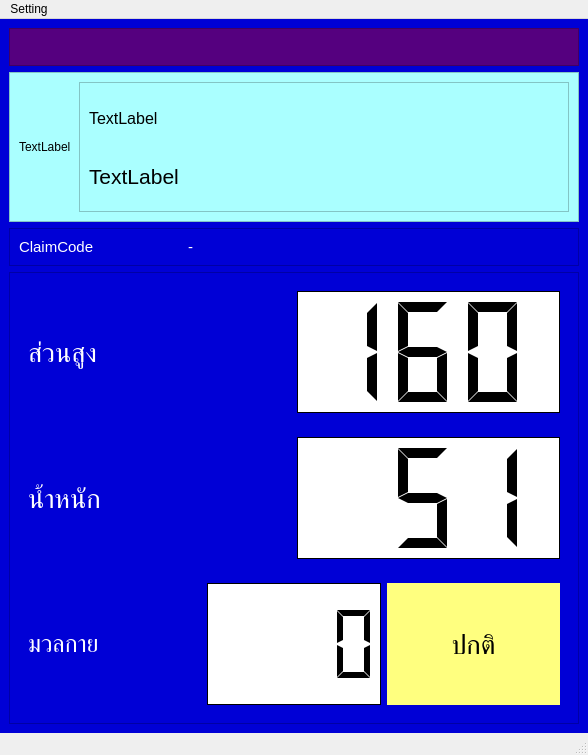
<?xml version="1.0" encoding="UTF-8"?>
<ui version="4.0">
 <class>MainWindow</class>
 <widget class="QMainWindow" name="MainWindow">
  <property name="geometry">
   <rect>
    <x>0</x>
    <y>0</y>
    <width>588</width>
    <height>755</height>
   </rect>
  </property>
  <property name="windowTitle">
   <string>NewBMI</string>
  </property>
  <widget class="QWidget" name="centralwidget">
   <property name="styleSheet">
    <string notr="true">background-color: rgb(0, 0, 214);</string>
   </property>
   <layout class="QVBoxLayout" name="verticalLayout" stretch="5,20,5,60">
    <item>
     <widget class="QFrame" name="frame_3">
      <property name="styleSheet">
       <string notr="true">background-color: rgb(85, 0, 127);</string>
      </property>
      <property name="frameShape">
       <enum>QFrame::StyledPanel</enum>
      </property>
      <property name="frameShadow">
       <enum>QFrame::Raised</enum>
      </property>
      <layout class="QHBoxLayout" name="horizontalLayout_6">
       <item>
        <widget class="QLineEdit" name="lineEdit">
         <property name="styleSheet">
          <string notr="true">border-color: rgb(85, 0, 255);</string>
         </property>
         <property name="frame">
          <bool>false</bool>
         </property>
         <property name="echoMode">
          <enum>QLineEdit::Normal</enum>
         </property>
         <property name="cursorMoveStyle">
          <enum>Qt::LogicalMoveStyle</enum>
         </property>
        </widget>
       </item>
       <item>
        <widget class="QLineEdit" name="lineEdit_2">
         <property name="styleSheet">
          <string notr="true">border-color: rgb(85, 0, 255);</string>
         </property>
         <property name="frame">
          <bool>false</bool>
         </property>
        </widget>
       </item>
      </layout>
     </widget>
    </item>
    <item>
     <widget class="QFrame" name="frame">
      <property name="styleSheet">
       <string notr="true">background-color: rgb(170, 255, 255);</string>
      </property>
      <property name="frameShape">
       <enum>QFrame::StyledPanel</enum>
      </property>
      <property name="frameShadow">
       <enum>QFrame::Raised</enum>
      </property>
      <layout class="QHBoxLayout" name="horizontalLayout_5" stretch="10,90">
       <item>
        <widget class="QLabel" name="lb_pic">
         <property name="text">
          <string>TextLabel</string>
         </property>
        </widget>
       </item>
       <item>
        <widget class="QFrame" name="frame_5">
         <property name="frameShape">
          <enum>QFrame::StyledPanel</enum>
         </property>
         <property name="frameShadow">
          <enum>QFrame::Raised</enum>
         </property>
         <layout class="QVBoxLayout" name="verticalLayout_3">
          <item>
           <widget class="QLabel" name="lb_cid">
            <property name="font">
             <font>
              <pointsize>12</pointsize>
             </font>
            </property>
            <property name="styleSheet">
             <string notr="true">color: rgb(0, 0, 0);</string>
            </property>
            <property name="text">
             <string>TextLabel</string>
            </property>
           </widget>
          </item>
          <item>
           <widget class="QLabel" name="lb_fullname">
            <property name="font">
             <font>
              <pointsize>16</pointsize>
             </font>
            </property>
            <property name="styleSheet">
             <string notr="true">color: rgb(0, 0, 0);</string>
            </property>
            <property name="text">
             <string>TextLabel</string>
            </property>
           </widget>
          </item>
         </layout>
        </widget>
       </item>
      </layout>
     </widget>
    </item>
    <item>
     <widget class="QFrame" name="frame_4">
      <property name="frameShape">
       <enum>QFrame::StyledPanel</enum>
      </property>
      <property name="frameShadow">
       <enum>QFrame::Raised</enum>
      </property>
      <layout class="QHBoxLayout" name="horizontalLayout" stretch="30,70">
       <item>
        <widget class="QLabel" name="label">
         <property name="font">
          <font>
           <pointsize>11</pointsize>
          </font>
         </property>
         <property name="styleSheet">
          <string notr="true">color: rgb(255, 255, 255);</string>
         </property>
         <property name="text">
          <string>ClaimCode</string>
         </property>
        </widget>
       </item>
       <item>
        <widget class="QLabel" name="lb_claimcode">
         <property name="font">
          <font>
           <pointsize>11</pointsize>
          </font>
         </property>
         <property name="styleSheet">
          <string notr="true">color: rgb(255, 255, 255);</string>
         </property>
         <property name="text">
          <string>-</string>
         </property>
        </widget>
       </item>
      </layout>
     </widget>
    </item>
    <item>
     <widget class="QFrame" name="frame_2">
      <property name="frameShape">
       <enum>QFrame::StyledPanel</enum>
      </property>
      <property name="frameShadow">
       <enum>QFrame::Raised</enum>
      </property>
      <layout class="QVBoxLayout" name="verticalLayout_2">
       <item>
        <widget class="QWidget" name="widget" native="true">
         <layout class="QHBoxLayout" name="horizontalLayout_3">
          <item>
           <widget class="QLabel" name="label_3">
            <property name="font">
             <font>
              <pointsize>20</pointsize>
             </font>
            </property>
            <property name="styleSheet">
             <string notr="true">color: rgb(255, 255, 255);</string>
            </property>
            <property name="text">
             <string>ส่วนสูง</string>
            </property>
           </widget>
          </item>
          <item>
           <widget class="QLCDNumber" name="lcd_bh">
            <property name="styleSheet">
             <string notr="true">background-color: rgb(255, 255, 255);</string>
            </property>
            <property name="frameShadow">
             <enum>QFrame::Plain</enum>
            </property>
            <property name="smallDecimalPoint">
             <bool>true</bool>
            </property>
            <property name="digitCount">
             <number>3</number>
            </property>
            <property name="segmentStyle">
             <enum>QLCDNumber::Flat</enum>
            </property>
            <property name="intValue" stdset="0">
             <number>160</number>
            </property>
           </widget>
          </item>
         </layout>
        </widget>
       </item>
       <item>
        <widget class="QWidget" name="widget_2" native="true">
         <layout class="QHBoxLayout" name="horizontalLayout_4">
          <item>
           <widget class="QLabel" name="label_4">
            <property name="font">
             <font>
              <pointsize>20</pointsize>
             </font>
            </property>
            <property name="styleSheet">
             <string notr="true">color: rgb(255, 255, 255);</string>
            </property>
            <property name="text">
             <string>น้ำหนัก</string>
            </property>
           </widget>
          </item>
          <item>
           <widget class="QLCDNumber" name="lcd_bw">
            <property name="styleSheet">
             <string notr="true">background-color: rgb(255, 255, 255);</string>
            </property>
            <property name="frameShape">
             <enum>QFrame::Box</enum>
            </property>
            <property name="frameShadow">
             <enum>QFrame::Plain</enum>
            </property>
            <property name="smallDecimalPoint">
             <bool>true</bool>
            </property>
            <property name="digitCount">
             <number>3</number>
            </property>
            <property name="mode">
             <enum>QLCDNumber::Dec</enum>
            </property>
            <property name="segmentStyle">
             <enum>QLCDNumber::Flat</enum>
            </property>
            <property name="value" stdset="0">
             <double>51.000000000000000</double>
            </property>
            <property name="intValue" stdset="0">
             <number>51</number>
            </property>
           </widget>
          </item>
         </layout>
        </widget>
       </item>
       <item>
        <widget class="QWidget" name="widget_3" native="true">
         <layout class="QHBoxLayout" name="horizontalLayout_2">
          <item>
           <widget class="QLabel" name="label_5">
            <property name="font">
             <font>
              <pointsize>18</pointsize>
             </font>
            </property>
            <property name="styleSheet">
             <string notr="true">color: rgb(255, 255, 255);</string>
            </property>
            <property name="text">
             <string>มวลกาย</string>
            </property>
           </widget>
          </item>
          <item>
           <widget class="QLCDNumber" name="lcd_bmi">
            <property name="styleSheet">
             <string notr="true">background-color: rgb(255, 255, 255);</string>
            </property>
            <property name="frameShadow">
             <enum>QFrame::Plain</enum>
            </property>
            <property name="digitCount">
             <number>4</number>
            </property>
            <property name="segmentStyle">
             <enum>QLCDNumber::Flat</enum>
            </property>
           </widget>
          </item>
          <item>
           <widget class="QLabel" name="lb_result">
            <property name="font">
             <font>
              <pointsize>20</pointsize>
             </font>
            </property>
            <property name="styleSheet">
             <string notr="true">color: rgb(0, 0, 0);
background-color: rgb(255, 255, 127);</string>
            </property>
            <property name="text">
             <string>ปกติ</string>
            </property>
            <property name="alignment">
             <set>Qt::AlignCenter</set>
            </property>
           </widget>
          </item>
         </layout>
        </widget>
       </item>
      </layout>
     </widget>
    </item>
   </layout>
  </widget>
  <widget class="QMenuBar" name="menubar">
   <property name="geometry">
    <rect>
     <x>0</x>
     <y>0</y>
     <width>588</width>
     <height>26</height>
    </rect>
   </property>
   <widget class="QMenu" name="menuSetting">
    <property name="title">
     <string>Setting</string>
    </property>
    <addaction name="mnuConfig"/>
    <addaction name="mnuRequestKey"/>
   </widget>
   <addaction name="menuSetting"/>
  </widget>
  <widget class="QStatusBar" name="statusbar"/>
  <action name="mnuConfig">
   <property name="text">
    <string>Config</string>
   </property>
  </action>
  <action name="mnuRequestKey">
   <property name="text">
    <string>RequestKey</string>
   </property>
  </action>
 </widget>
 <resources/>
 <connections/>
</ui>
